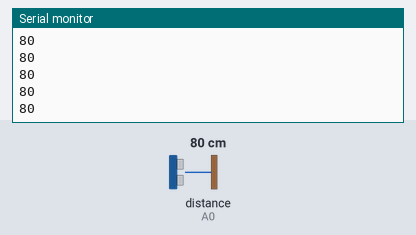
The sketch below on a simulated Arduino Uno, built with avr-gcc and run on an emulated ATmega328P. Shown: the last lines printed to the serial monitor. Wiring (inferred from the names in the program): ultrasonic range finder: trigger A1; echo A0. The inputs (shaded band) are chosen by the test bench; at power-on: distance to the obstacle (sensor on A0) 80 cm. The echo pulse lasts 58.3 µs per cm.

Above: at 1.2 s.
1.3 s: distance to the obstacle (sensor on A0) set to 2 cm
At 2.2 s:
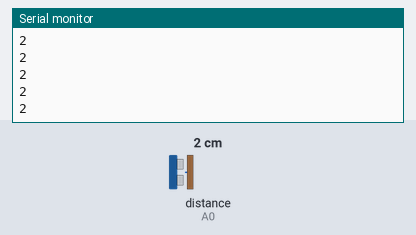
2.8 s: distance to the obstacle (sensor on A0) set to 4 cm
At 3.3 s:
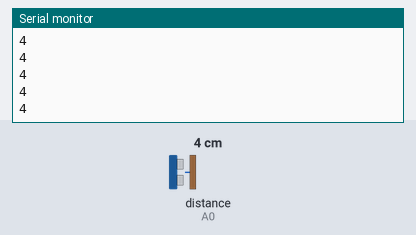
Timing chart, 0 to 5.8 s (numbered marks = the images above; inputs shaded):
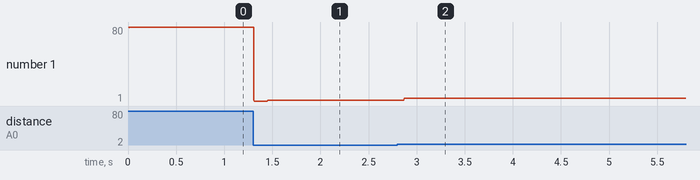

Measured:
- after the input at 1.3 s, the serial monitor: prints a new line at once (image 1)
- after the input at 2.8 s, the serial monitor: prints a new line after 0.07 s (image 2)
- plotted number 1: 80 → 2 after the input at 1.3 s, 2 → 4 after the input at 2.8 s

The sketch:

sketch_jan13e.ino
```cpp
#define TrigPin A1
#define EchoPin A0

void setup() {
  // put your setup code here, to run once:
   Serial.begin(9600);
   pinMode(TrigPin,OUTPUT);
   pinMode(EchoPin,INPUT);
}

void loop() {
  // put your main code here, to run repeatedly:
  int durasi, durasijarak;

  digitalWrite(TrigPin,HIGH);
  delayMicroseconds(1000);
  digitalWrite(TrigPin,LOW);
  durasi = pulseIn (EchoPin,HIGH);
  durasijarak = (durasi/2) / 29.1;
  Serial.println(durasijarak);

}
```
